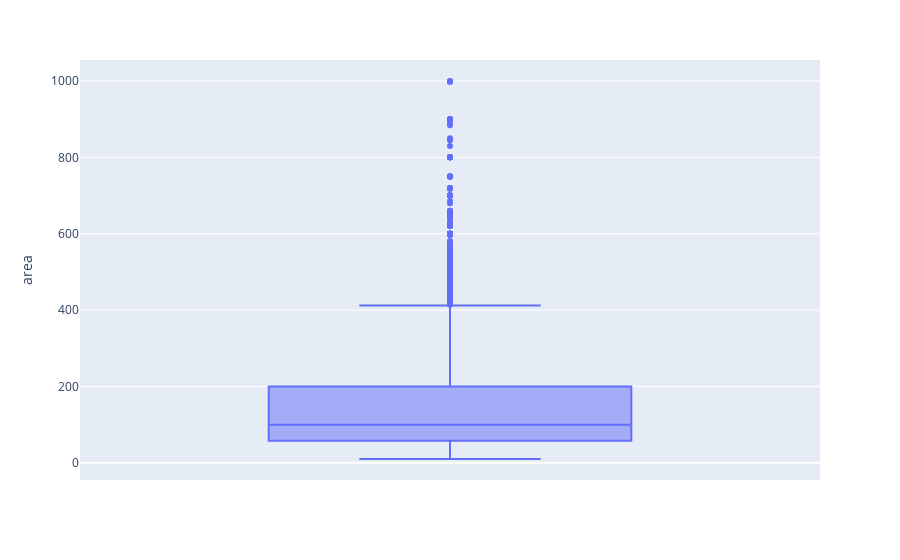

Notebook cell for this chart:
### Code cell
# The 1600 area value seems to be a huge outlier based on the boxplot earlier. 
## Remove the row and replot the boxplot
largest = df.nlargest(1, "area")
df = df[~df.isin(largest)].dropna(how="all")
fig = px.box(df, y="area")
fig.show()

### Figure 1 — Plotly figure (JSON) as saved in the notebook; plotly's stock layout.template omitted (floating-point values rounded to 4 significant figures; data arrays with more than 128 entries replaced by an {"elided": "..."} marker saying what was removed)
{"data": [{"alignmentgroup": "True", "hovertemplate": "area=%{y}<extra></extra>", "legendgroup": "", "marker": {"color": "#636efa"}, "name": "", "notched": false, "offsetgroup": "", "orientation": "v", "showlegend": false, "type": "box", "x0": " ", "xaxis": "x", "y": {"elided": "6077 int values"}, "y0": " ", "yaxis": "y"}], "layout": {"boxmode": "group", "legend": {"tracegroupgap": 0}, "margin": {"t": 60}, "xaxis": {"anchor": "y", "domain": [0, 1]}, "yaxis": {"anchor": "x", "domain": [0, 1], "title": {"text": "area"}}}}
